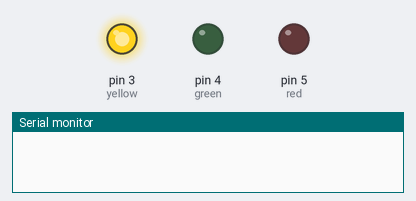
This sketch was run on a simulated Arduino Uno, built with avr-gcc and run on an emulated ATmega328P. Parts: output pins drawn as LEDs (lit = HIGH), the last lines printed to the serial monitor.

Above: at 0.06 s.
At 0.16 s:
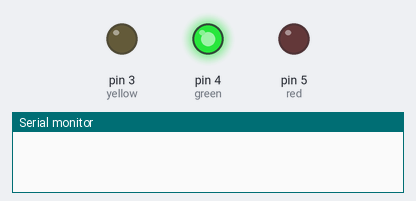
At 15.3 s:
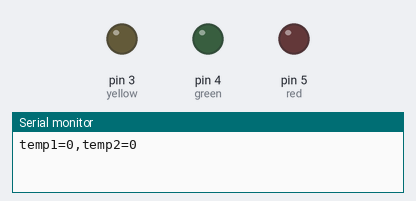
At 30.56 s:
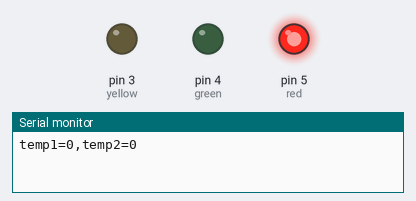
Timing chart, 0 to 39.4 s (numbered marks = the images above):
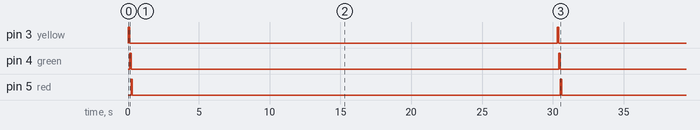

The sketch:

Fezbrew.ino
```cpp
#include <OneWire.h> //Temperature Sensors Coolant, External
#include <DallasTemperature.h> //As Above
#include <PID_v1.h>

//DS18B20 Variables

#define ONE_WIRE_BUS 2                // Data wire is plugged into digital port 8 on the Arduino (Blue Wire)
OneWire oneWire(ONE_WIRE_BUS);          // Setup a oneWire instance to communicate with any OneWire devices
DallasTemperature sensors(&oneWire);

//Temperature Variables
int temperature1 = 0;
int temperature2 = 0;


//Led Variables
int yellow = 3;
int green = 4;
int red = 5;

//Control Variables


void setup() {

sensors.begin();
Serial.begin(9600);

pinMode(yellow, OUTPUT);
pinMode(green, OUTPUT);
pinMode(red, OUTPUT);


}

void loop() {

  //LEDs lighting
  digitalWrite(yellow, HIGH);
  delay(100);
  digitalWrite(yellow, LOW);
  digitalWrite(green, HIGH);
  delay(100);
  digitalWrite(green, LOW);
  digitalWrite(red, HIGH);
  delay(100);
  digitalWrite(red, LOW);


  Serial.print("temp1=");
  Serial.print(temperature1);
  Serial.print(',');
  Serial.print("temp2=");
  Serial.print(temperature2);
  Serial.print('\n');


  delay(30000);
}

void tempReadings() {

//Request temperatures from sensors
  sensors.requestTemperatures();
  temperature1 = (int) 10*sensors.getTempCByIndex(0);
  temperature2 = (int) 10*sensors.getTempCByIndex(1);

//Printing to Raspberry Pi
  Serial.print("temp1=");
  Serial.print(temperature1);
  Serial.print(',');
  Serial.print("temp2=");
  Serial.print(temperature2);
  Serial.print('\n');

}
```

Measured:
- by itself, pin 3 (yellow), pin 4 (green), pin 5 (red): alternates HIGH for 0.10 s and LOW for 30.2 s
- by itself, everything shown: repeats every 30.3 s, in 4 steps
